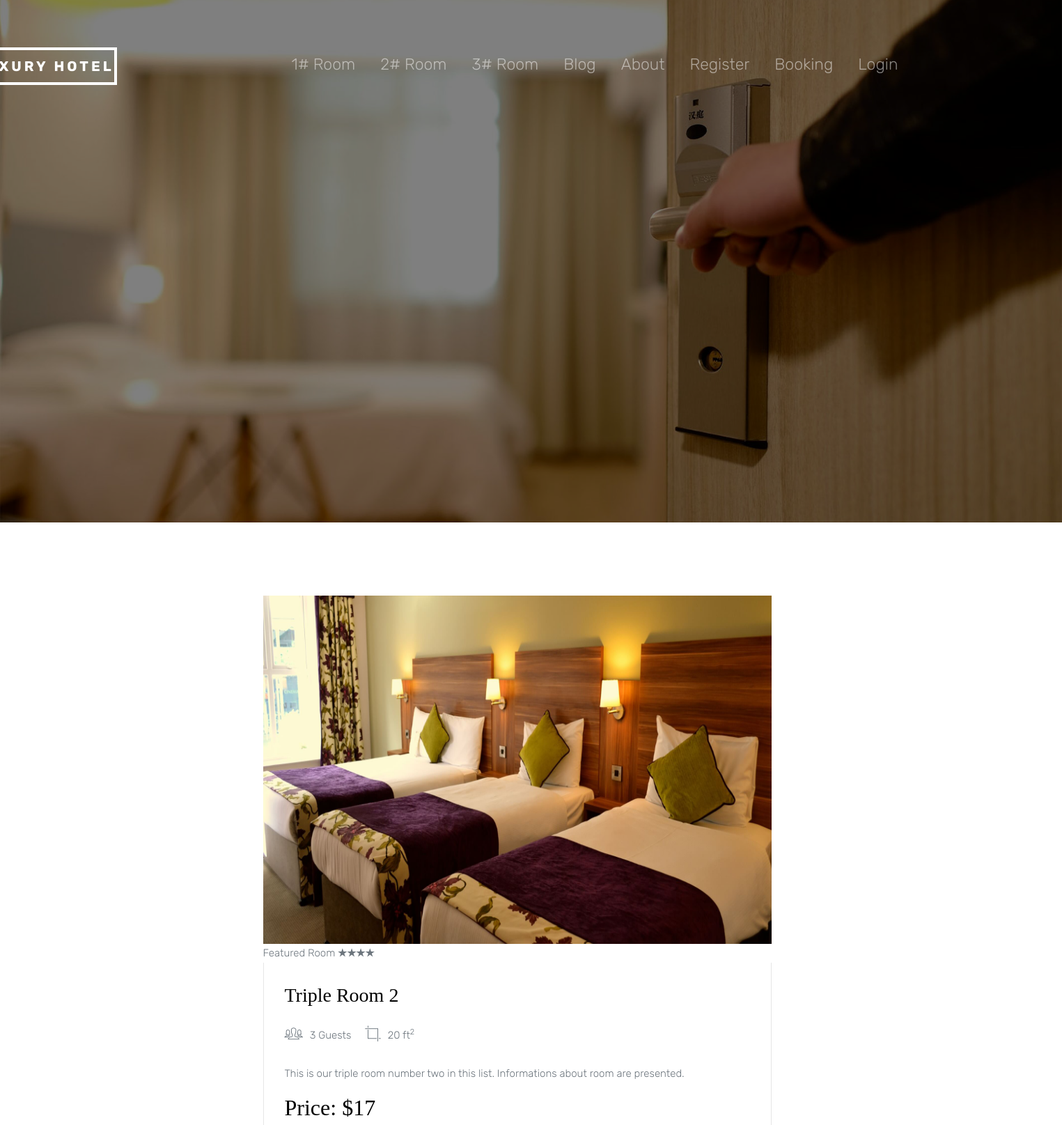
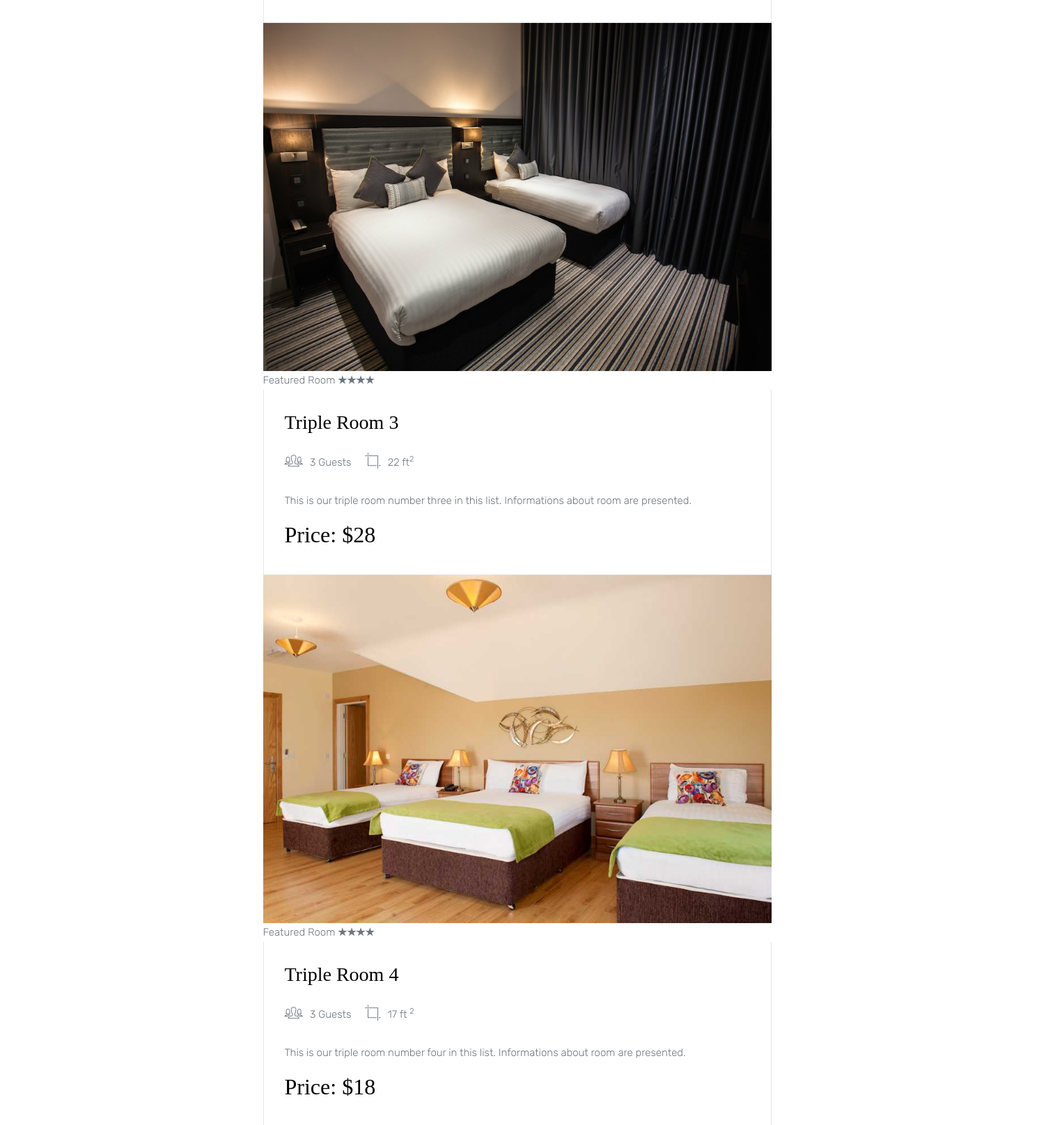
The app's page /index.php?page=tripleRoom (upper part) with its own data (2 pictures, top to bottom).
### tables this page shows
CREATE TABLE `linkovi` (
  `idLink` int(10) NOT NULL,
  `imeLinka` varchar(255) NOT NULL,
  `putanja` text NOT NULL,
  `roditelj` int(10) NOT NULL
);

CREATE TABLE `trokrevetna` (
  `idTro` int(11) NOT NULL,
  `slika` varchar(255) NOT NULL,
  `naslov` varchar(255) NOT NULL,
  `idZvezdice` int(11) NOT NULL,
  `naslov2` varchar(255) NOT NULL,
  `idGost` int(11) NOT NULL,
  `idKvadrat` int(11) NOT NULL,
  `opis` text NOT NULL,
  `idCena` int(11) NOT NULL,
  `idTip` int(11) NOT NULL
);

CREATE TABLE `gosti` (
  `idGost` int(11) NOT NULL,
  `brojGostiju` varchar(255) NOT NULL
);

CREATE TABLE `kvadratura` (
  `idKvadrat` int(11) NOT NULL,
  `vrednost` varchar(255) NOT NULL
);

CREATE TABLE `cene` (
  `idCena` int(11) NOT NULL,
  `vrednost1` varchar(255) NOT NULL
);

### views/tripleR.php (the view, shortened to what this page needs)
<section class="site-section">
      <div class="container">
        <div class="row">
		  <?php
		include "modules/konekcija.php";
		  $upitSobe="select * from trokrevetna tr join tipsobe t on tr.idTip=t.idTip join cene c on tr.idCena=c.idCena join gosti g on tr.idGost=g.idGost join kvadratura k on tr.idKvadrat=k.idKvadrat join zvezdice z on tr.idZvezdice=z.idZvezdice ";
		  $rezultat=$konekcija->query($upitSobe);
          echo '<div id="col23" class="col-md-8 mb-4">';
		  foreach($rezultat as $red){
           echo '<div class="media d-block room mb-0">';
              echo '<div>';
                echo '<a href="'.$red->slika.'" data-lightbox="gallery"><img src="'.$red->slika.'" alt="single room" class="img-fluid"></a>';
                echo '<div class="overlap-text">';
                  echo '<span>';
                    echo ''.$red->naslov.' ';
                    echo '<span class="ion-ios-star"></span>';
                    echo '<span class="ion-ios-star"></span>';
                    echo '<span class="ion-ios-star"></span>';
					echo '<span class="ion-ios-star"></span>';
                  echo '</span>';
                echo '</div>';
              echo '</div>';
              echo '<div class="media-body">';
                echo '<h3 class="mt-0">'.$red->naslov2.'</h3>';
                echo '<ul class="room-specs">';
                 echo '<li><span class="ion-ios-people-outline"></span>'. $red->brojGostiju.'</li>';
                 echo '<li><span class="ion-ios-crop"></span>'. $red->vrednost.'<sup>2</sup></li>';
                echo '</ul>';
                echo '<p>'. $red->opis.'</p>';
                echo '<h2>'.$red->vrednost1.'</h2>';
              echo '</div>';
           echo '</div>';
		  }
          echo '</div>';
          ?>
        </div>
      </div>
    </section>

### views/nav.php (shortened to what this page needs)
<header role="banner">
      <nav class="navbar navbar-expand-md navbar-dark bg-light">
        <div class="container">
          <a class="navbar-brand" href="index.php?page=home">Luxury Hotel</a>
          <div class="collapse navbar-collapse navbar-light" id="navbarsExample05">
		  <?php
		  include "modules/konekcija.php";
		  $upit_linkovi = "SELECT * FROM linkovi WHERE roditelj=0";
          $rezultat_linkovi = $konekcija->query($upit_linkovi);
             echo '<ul class="navbar-nav ml-auto pl-lg-5 pl-0">';
			  foreach($rezultat_linkovi as $red){
                    echo "<li class='nav-item'><a class='nav-link' href='".$red->putanja."'>".$red->imeLinka."</a></li>";
			  }
		       if(isset($_SESSION['korisnik'])){
					  echo "<li class='nav-item'><a class='nav-link' href='index.php?page=logout'>Logout</a></li>";
				  }
				  else{
					  echo "<li class='nav-item'><a class='nav-link' href='index.php?page=login'>Login</a></li>";
				  }
			echo '</ul>';
			?>
          </div>
        </div>
      </nav>
</header>
    <section class="site-hero overlay" data-stellar-background-ratio="0.5" style="background-image: url(images/big_image_1.jpg);">
      <div class="container">
        <div class="row align-items-center site-hero-inner justify-content-center">
          <div class="col-md-12 text-center">
          </div>
        </div>
      </div>
    </section>

### css/style.css (style rules this page uses)
body { background: #fff; font-family: "Rubik", arial, sans-serif; font-weight: 300; font-size: 15px; line-height: 1.8; color: #6c757d; }
.nav-item { margin-top:5px; padding-right:20px; margin-right:0px; margin-left:0px; }
a { -webkit-transition: .3s all ease; -o-transition: .3s all ease; transition: .3s all ease; text-decoration: none; }
h1, h2, h3, h4, h5 { color: #000; font-family: "Playfair Display", times, serif; }
header { position: absolute; top: 0; left: 0; width: 100%; z-index: 5; }
header .navbar-brand { text-transform: uppercase; letter-spacing: .2em; font-weight: 700; margin-top:50px; color: #fff !important; margin-left:-250px; border:4px solid white; padding-left:3px; }
.nav-link { font-size:23px; margin-top:40px; }
header .navbar { padding-top: 0; padding-bottom: 0; background: transparent !important; }
header .navbar .nav-link { padding: 1.7rem 1rem; outline: none !important; }
.site-hero { background-size: cover; background-position: center center; min-height: 750px; height: 100vh; }
.site-hero > .container { position: relative; z-index: 2; }
.site-hero.overlay { position: relative; height:300px; }
.site-hero.overlay:before { content: ""; background: rgba(0, 0, 0, 0.5); width: 100%; z-index: 1; position: absolute; top: 0; left: 0; right: 0; bottom: 0; }
.site-hero .site-hero-inner { min-height: 750px; height: 100vh; }
.room { background: #fff; margin-bottom: 30px; }
.room .media-body { padding: 30px; border: 1px solid #e6e6e6; border-top: none; }
.room .media-body .room-specs { margin: 0; padding: 0; }
.room .media-body .room-specs li { display: inline-block; list-style: none; margin: 0; padding: 0 20px 20px 0; }
.room .media-body .room-specs li span { font-size: 30px; position: relative; top: 4px; margin-right: 10px; }
.site-section { padding: 7em 0; }
.img-fluid { width:790px; height:500px; }
#col23 { margin-left:170px; }

### records on screen
linkovi: imeLinka "1# Room"
linkovi: imeLinka "2# Room"
linkovi: imeLinka "3# Room"
linkovi: imeLinka "Blog"
linkovi: imeLinka "About"
linkovi: imeLinka "Register"
linkovi: imeLinka "Booking"
trokrevetna: slika (picture), naslov "Featured Room", naslov2 "Triple Room 2", idGost.brojGostiju "3 Guests", idKvadrat.vrednost "20 ft", opis "This is our triple room number two in this list. Informations about room are presented.", idCena.vrednost1 "Price: $17"
trokrevetna: slika (picture), naslov "Featured Room", naslov2 "Triple Room 3", idGost.brojGostiju "3 Guests", idKvadrat.vrednost "22 ft", opis "This is our triple room number three in this list. Informations about room are presented.", idCena.vrednost1 "Price: $28"
trokrevetna: slika (picture), naslov "Featured Room", naslov2 "Triple Room 4", idGost.brojGostiju "3 Guests", idKvadrat.vrednost "17 ft", opis "This is our triple room number four in this list. Informations about room are presented.", idCena.vrednost1 "Price: $18"
